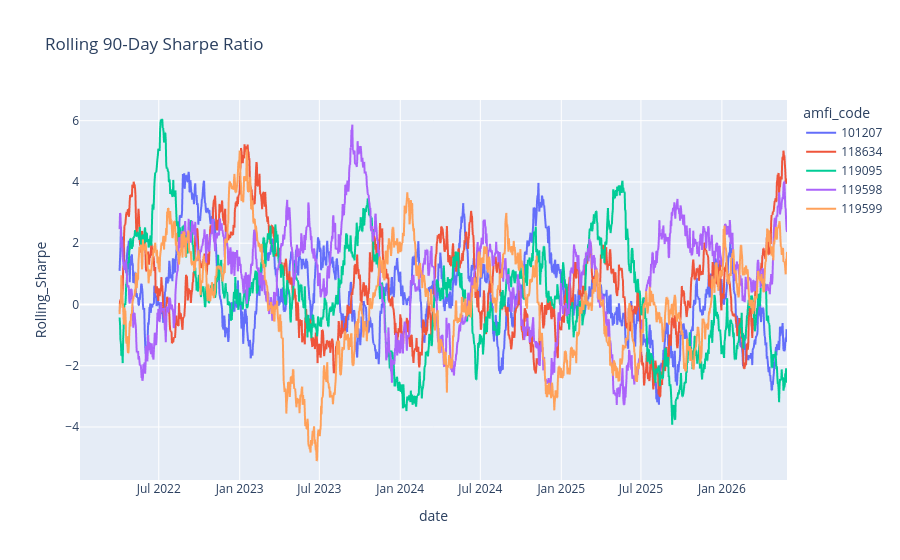

Notebook code for this chart:
### Code cell
plot_rolling_sharpe(

    rolling,

    top5

)

### Figure 1 — Plotly figure (JSON) as saved in the notebook; plotly's stock layout.template omitted (floating-point values rounded to 4 significant figures; data arrays with more than 128 entries replaced by an {"elided": "..."} marker saying what was removed)
{"data": [{"hovertemplate": "amfi_code=101207<br>date=%{x}<br>Rolling_Sharpe=%{y}<extra></extra>", "legendgroup": "101207", "line": {"color": "#636efa", "dash": "solid"}, "marker": {"symbol": "circle"}, "mode": "lines", "name": "101207", "showlegend": true, "type": "scattergl", "x": {"elided": "1608 str values"}, "xaxis": "x", "y": {"elided": "1608 float values"}, "yaxis": "y"}, {"hovertemplate": "amfi_code=118634<br>date=%{x}<br>Rolling_Sharpe=%{y}<extra></extra>", "legendgroup": "118634", "line": {"color": "#EF553B", "dash": "solid"}, "marker": {"symbol": "circle"}, "mode": "lines", "name": "118634", "showlegend": true, "type": "scattergl", "x": {"elided": "1608 str values"}, "xaxis": "x", "y": {"elided": "1608 float values"}, "yaxis": "y"}, {"hovertemplate": "amfi_code=119095<br>date=%{x}<br>Rolling_Sharpe=%{y}<extra></extra>", "legendgroup": "119095", "line": {"color": "#00cc96", "dash": "solid"}, "marker": {"symbol": "circle"}, "mode": "lines", "name": "119095", "showlegend": true, "type": "scattergl", "x": {"elided": "1608 str values"}, "xaxis": "x", "y": {"elided": "1608 float values"}, "yaxis": "y"}, {"hovertemplate": "amfi_code=119598<br>date=%{x}<br>Rolling_Sharpe=%{y}<extra></extra>", "legendgroup": "119598", "line": {"color": "#ab63fa", "dash": "solid"}, "marker": {"symbol": "circle"}, "mode": "lines", "name": "119598", "showlegend": true, "type": "scattergl", "x": {"elided": "1608 str values"}, "xaxis": "x", "y": {"elided": "1608 float values"}, "yaxis": "y"}, {"hovertemplate": "amfi_code=119599<br>date=%{x}<br>Rolling_Sharpe=%{y}<extra></extra>", "legendgroup": "119599", "line": {"color": "#FFA15A", "dash": "solid"}, "marker": {"symbol": "circle"}, "mode": "lines", "name": "119599", "showlegend": true, "type": "scattergl", "x": {"elided": "1608 str values"}, "xaxis": "x", "y": {"elided": "1608 float values"}, "yaxis": "y"}], "layout": {"legend": {"title": {"text": "amfi_code"}, "tracegroupgap": 0}, "title": {"text": "Rolling 90-Day Sharpe Ratio"}, "xaxis": {"anchor": "y", "domain": [0, 1], "title": {"text": "date"}}, "yaxis": {"anchor": "x", "domain": [0, 1], "title": {"text": "Rolling_Sharpe"}}}}
